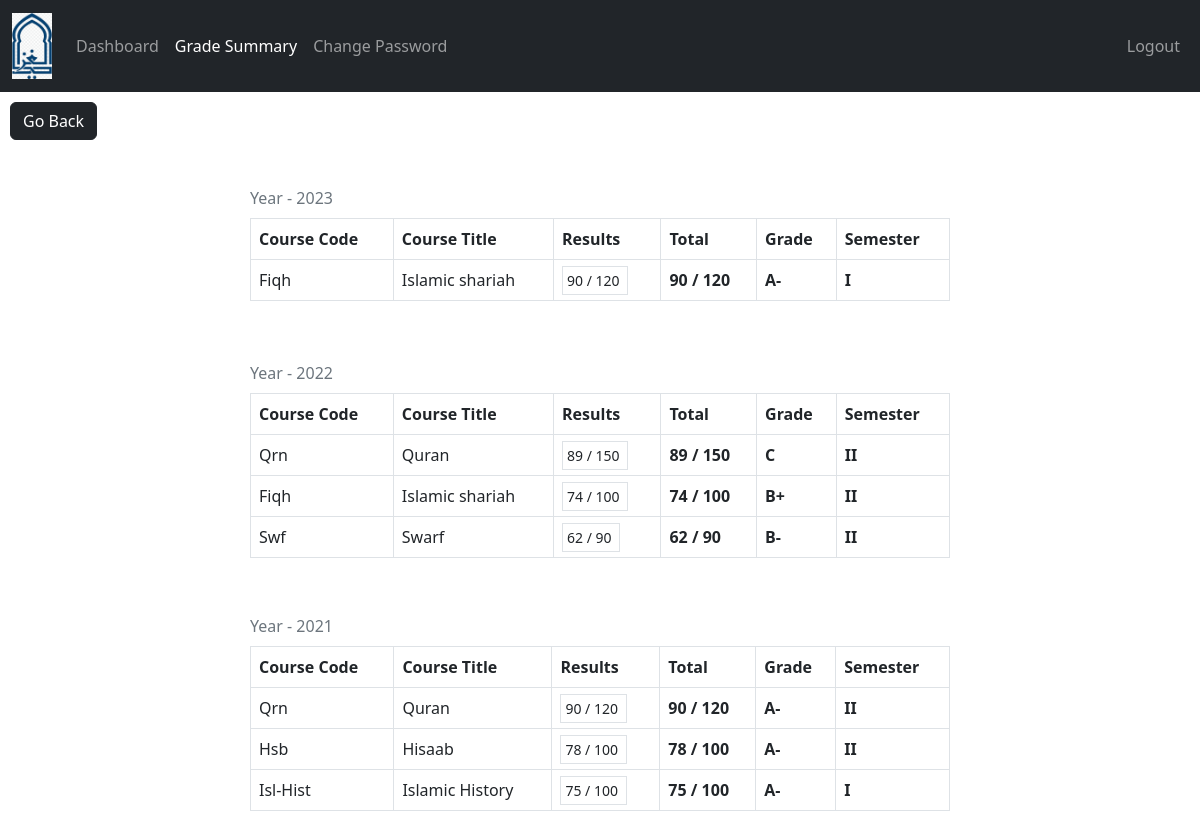
The app's page /Student/grade.php (signed in) with its own data.
### tables this page shows
CREATE TABLE `student_score` (
  `id` int(11) NOT NULL,
  `semester` varchar(100) NOT NULL,
  `year` int(11) NOT NULL,
  `student_id` int(11) NOT NULL,
  `teacher_id` int(11) NOT NULL,
  `subject_id` int(11) NOT NULL,
  `results` varchar(512) NOT NULL,
  `fname` varchar(100) DEFAULT NULL,
  `adm_number` varchar(100) DEFAULT NULL
);

CREATE TABLE `subjects` (
  `subject_id` int(11) NOT NULL,
  `subject` varchar(31) NOT NULL,
  `subject_code` varchar(31) NOT NULL,
  `grade` varchar(50) NOT NULL
);

### Student/data/score.php (called while the page is built)
<?php
function getScoreById($student_id, $conn){
   $sql = "SELECT * FROM student_score
           WHERE student_id=? ORDER BY year DESC";
   $stmt = $conn->prepare($sql);
   $stmt->execute([$student_id]);
   if ($stmt->rowCount() > 0) {
     $student_scores = $stmt->fetchAll();
     return $student_scores;
   }else {
    return 0;
   }
}
function gradeCalc($grade){
   $g = "";
   if ($grade >= 90) {
       $g = "A+";
   }else if ($grade >= 80){
       $g = "A";
   }else if ($grade >= 75){
       $g = "A-";
   }else if ($grade >= 70) {
       $g = "B+";
   }else if ($grade >= 65) {
       $g = "B";
   }else if ($grade >= 60) {
       $g = "B-";
   }else if ($grade >= 55) {
       $g = "C";
   }else if ($grade >= 50) {
       $g = "C-";
   }else if ($grade >= 45) {
       $g = "D+";
   }else if ($grade >= 40) {
       $g = "D";
   }else {
       $g = "F";
   }
   return $g;
}

### Student/data/subject.php (called while the page is built, shortened)
<?php
function getSubjectById($subject_id, $conn){
   $sql = "SELECT * FROM subjects
           WHERE subject_id=?";
   $stmt = $conn->prepare($sql);
   $stmt->execute([$subject_id]);
   if ($stmt->rowCount() == 1) {
     $subject = $stmt->fetch();
     return $subject;
   }else {
   	return 0;
   }
}
 ?>

### Student/grade.php (the view, shortened to what this page needs)
<?php
if (isset($_SESSION['student_id']) &&
    isset($_SESSION['role'])) {
    if ($_SESSION['role'] == 'Student') {
     include "../DB_connection.php";
     include "data/score.php";
     include "data/subject.php";
     $student_id = $_SESSION['student_id'];
     $scores = getScoreById($student_id, $conn);
 ?>
<!DOCTYPE html>
<html lang="en">
<head>
	<link rel="stylesheet" href="https://cdn.jsdelivr.net/npm/bootstrap@5.2.0/dist/css/bootstrap.min.css">
	<link rel="stylesheet" href="../css/style.css">
  <link rel="stylesheet" href="https://cdnjs.cloudflare.com/ajax/libs/font-awesome/4.7.0/css/font-awesome.min.css">
</head>
<body>
    <?php
        include "inc/navbar.php";
        if ($scores != 0) {
     ?>
     <div style="padding: 10px;">
     <a href="index.php"
          class="btn btn-dark">Go Back</a>
     </div>
     <div class="d-flex justify-content-center align-items-center flex-column pt-4">
         <?php
            $check = 0;
            foreach ($scores as $score) {
              if($score['year'] == $check){
                $check = $score['year'];
                $csubject = getSubjectById($score['subject_id'], $conn);
          ?>
          <tr>
            <td><?=$csubject['subject_code']?></th>
            <td><?=$csubject['subject']?></th>
            <td>
              <?php
                  $total = 0;
                  $outOf = 0;
                  $results = explode(',', trim($score['results']));
                  foreach ($results as $result) {
                    $temp =  explode(' ', trim($result));
                     $total +=$temp[0];
                     $outOf +=$temp[1];
               ?>
              <small class="border p-1">
                <?=$temp[0]?> / <?=$temp[1]?>
              </small>&nbsp;
            <?php } ?>
            <th><?=$total?> / <?=$outOf?></th>
            <th><?php
                echo gradeCalc($total);
               ?></th>
            <th><?=$score['semester']?></th>
          </tr>
        <?php }else {
          $check = $score['year'];
          $csubject = getSubjectById($score['subject_id'], $conn);
        ?>
         <div class="table-responsive " style="width: 90%; max-width: 700px;">
              <table class="table table-bordered mt-1 mb-5 n-table">
                 <caption style="caption-side:top">Year - <?=$score['year']?> </caption>
                <thead>
                  <tr>
                    <th scope="col">Course Code</th>
                    <th scope="col">Course Title</th>
                    <th scope="col">Results</th>
                    <th scope="col">Total</th>
                    <th scope="col">Grade</th>
                    <th scope="col">Semester</th>
                  </tr>
                </thead>
                <tbody>
                  <tr>
            <td><?=$csubject['subject_code']?></th>
            <td><?=$csubject['subject']?></th>
            <td>
              <?php
                  $total = 0;
                  $outOf = 0;
                  $results = explode(',', trim($score['results']));
                  foreach ($results as $result) {
                    $temp =  explode(' ', trim($result));
                    $total += $temp[0];
                    $outOf += $temp[1];
               ?>
              <small class="border p-1">
                <?=$temp[0]?> / <?=$temp[1]?>
              </small>&nbsp;
            <?php } ?>
            <?php
                $total_marks = ($total/$outOf)*100;
            ?>
            <th><?=$total?> / <?=$outOf?></th>
            <th><?php
                echo gradeCalc($total_marks);
               ?></th>
            <th><?=$score['semester']?></th>
          </tr>
        <?php } if($score['year'] != $check){ ?>
  <?php  } } ?>
   <?php } ?>
</body>
</html>
<?php
  }else {
    header("Location: ../login.php");
    exit;
  }
}else {
	header("Location: ../login.php");
	exit;
}
?>

### css/style.css (style rules this page uses)
.n-table { max-width: 900px; }

### records on screen
student_score: year "2023", subject.subject_code "Fiqh", subject.subject "Islamic shariah", results "90", results "120", total "90", outOf "120", total_marks "A-", semester "I"
student_score: year "2022", subject.subject_code "Qrn", subject.subject "Quran", results "89", results "150", total "89", outOf "150", total_marks "C", semester "II"
student_score: subject.subject_code "Fiqh", subject.subject "Islamic shariah", results "74", results "100", total "74", outOf "100", total "B+", semester "II"
student_score: subject.subject_code "Swf", subject.subject "Swarf", results "62", results "90", total "62", outOf "90", total "B-", semester "II"
student_score: year "2021", subject.subject_code "Qrn", subject.subject "Quran", results "90", results "120", total "90", outOf "120", total_marks "A-", semester "II"
student_score: subject.subject_code "Hsb", subject.subject "Hisaab", results "78", results "100", total "78", outOf "100", total "A-", semester "II"
student_score: subject.subject_code "Isl-Hist", subject.subject "Islamic History", results "75", results "100", total "75", outOf "100", total "A-", semester "I"
